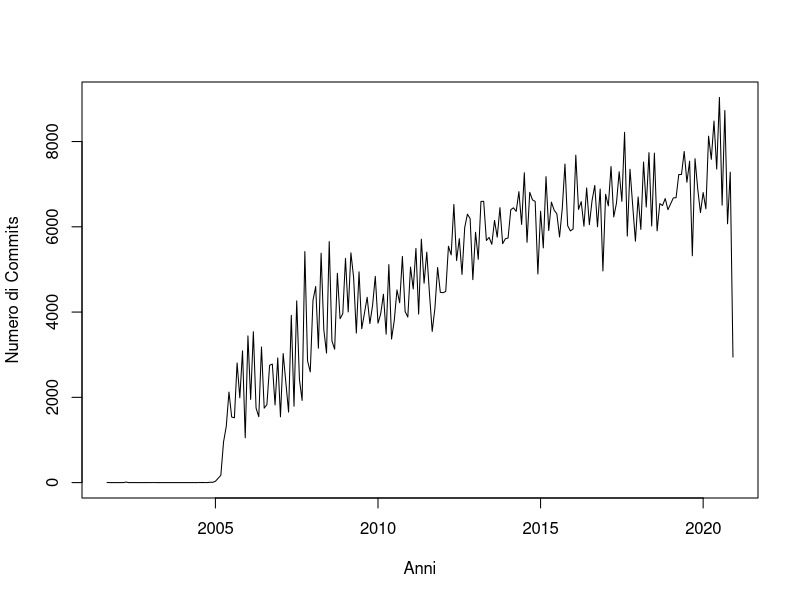
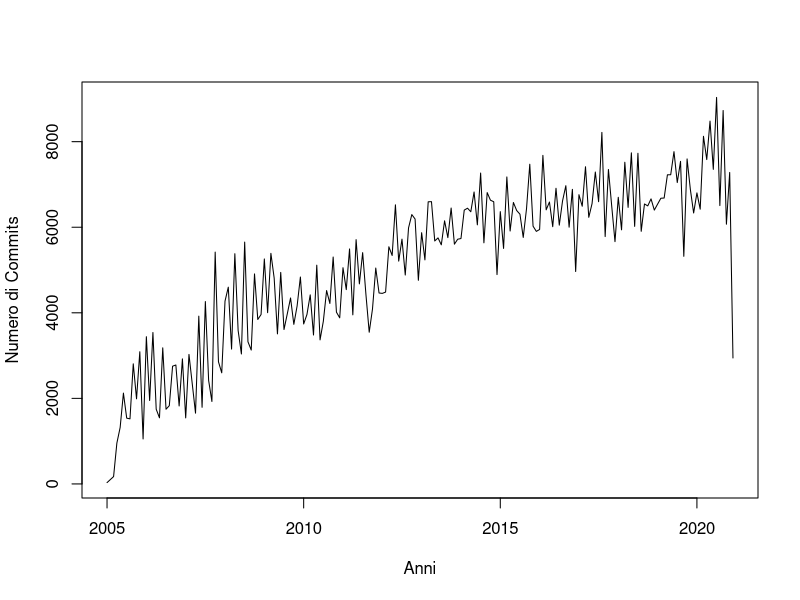
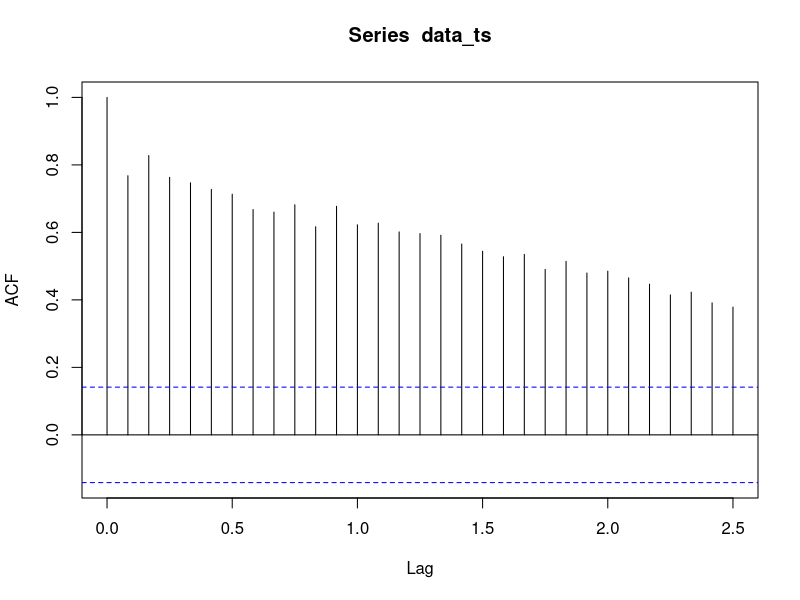
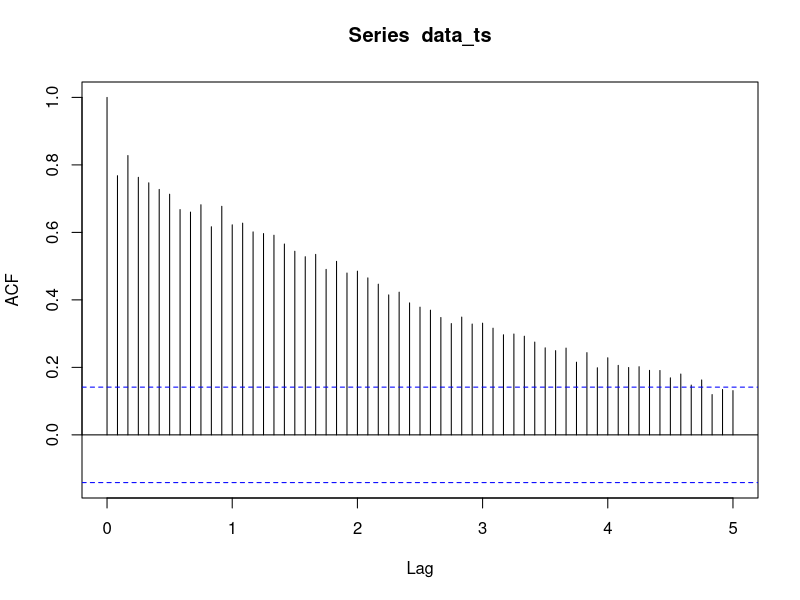
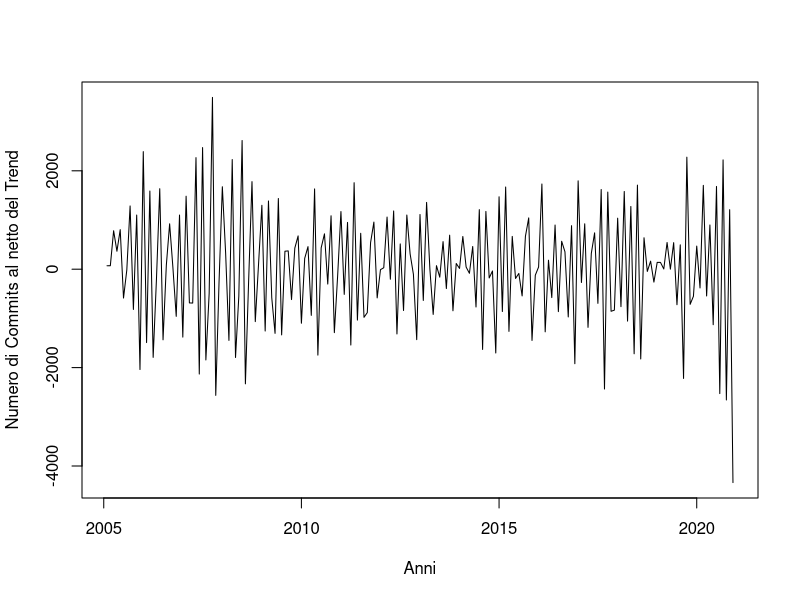
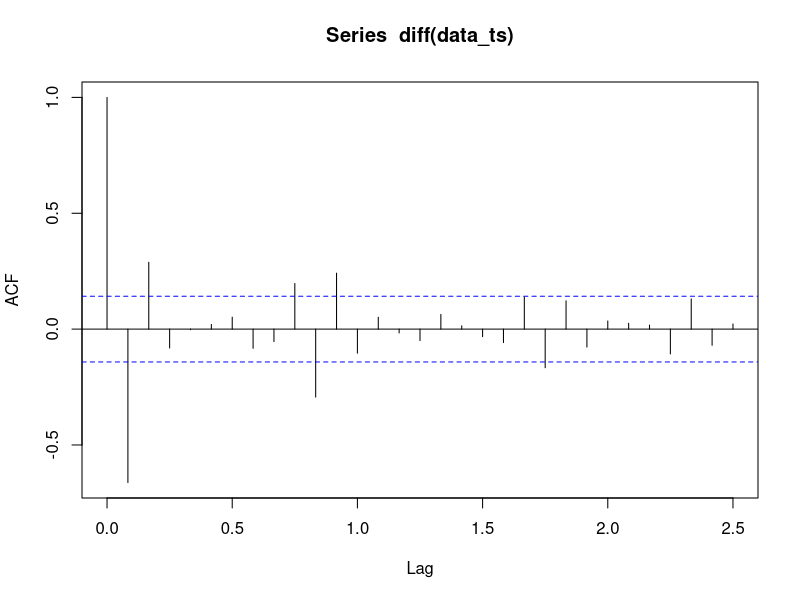
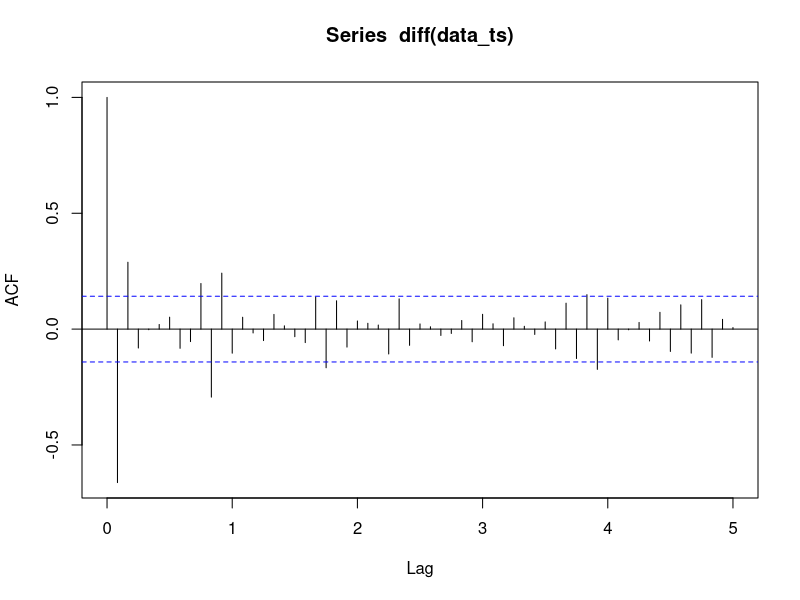
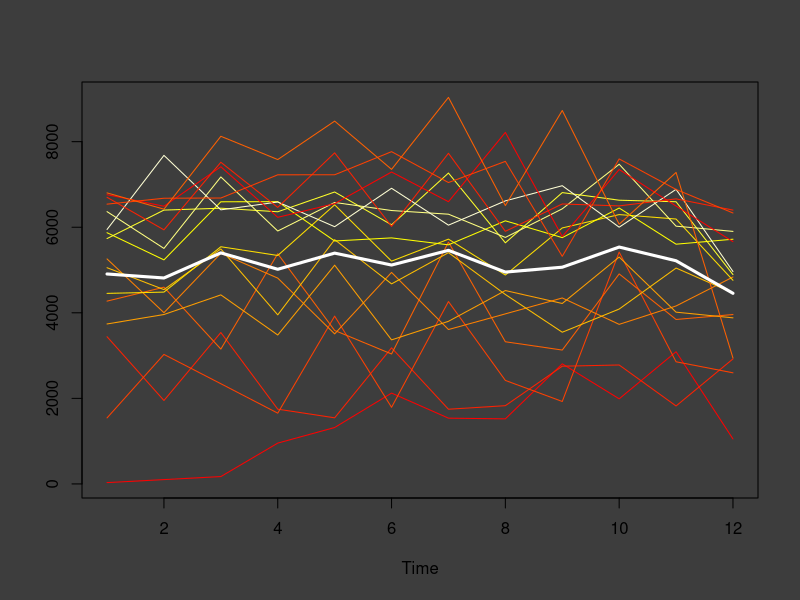

These figures' R source, in order:
# pulizia RStudio
cat("\014")
rm(list = ls())

# importazione librerie da utilizzare

# caricamento dei dati dal file csv
data = read.csv('tabella.csv', header = TRUE, sep = ",", stringsAsFactors = F)

# esplorazione preliminare della struttura dei dati
str(data)

# mi assicuro che i dati sia consistenti con quanto visto su github.com
# https://github.com/torvalds/linux: 981,442 commits
sum(data$commits)

# convertiamo in serie storica
data_ts <- ts(data$commits, frequency = 12, start = c(2001, 9), end = c(2020, 12))

# visualizzazione grafica della serie storica
ts.plot(data_ts, xlab="Anni", ylab="Numero di Commits")

# facciamo partire la serie storica dal gennaio 2005
data <- data[41:232,]
data_ts <- ts(data$commits, frequency = 12, start = c(2005, 1), end = c(2020, 12))

# visualizzazione grafica della nuova serie storica
ts.plot(data_ts, xlab="Anni", ylab="Numero di Commits")

# parametri della serie storica
start(data_ts)
end(data_ts)
frequency(data_ts)

# funzione di autocorrelazione: abbiamo stagionalita' annuale
acf(data_ts, 30)
acf(data_ts, 60)

# indaghiamo sulla presenza di stagionalita'
plot(diff(data_ts), xlab="Anni", ylab="Numero di Commits al netto del Trend")
acf(diff(data_ts), 30)
acf(diff(data_ts), 60)

# non emerge presenza di stagionalita'

# proviamo a confrontare i grafici dei periodi
m_data = matrix(data[, 2], 12, 16, byrow = F)
par(bg = "gray24")
ts.plot(m_data, col = heat.colors(12))
lines(rowMeans(m_data), lwd = 3, col = "white")
ts.plot(scale(m_data, scale = F), col = heat.colors(12), main="Numero di commits mensili dal 2005 al 2020 (andamento centrato a media nulla)")
lines(rowMeans(scale(m_data, scale = F)), lwd = 3, col = "blue")
legend("bottomleft",
       inset = 0.02,
       c("Andamento medio"),
       col = c("blue"),
       pch = c(19),
       bg = "gray",
       cex = 0.8)
par(bg = "white")

# visualizziamo le bande di confidenza empiriche, a una deviazione standard
sd = vector("numeric", 12)
for (i in 1:12) {
  sd[i] = sd(m_data[i, ])
}
m = rowMeans(m_data)
plot(m, pch = 20, type = "b", ylim = range(c(m - 2 * sd, m + 2 * sd)), xlab="Mese",
     main="Bande di confidenza empiriche per il numero mensile di commits")
arrows(1:12, m - sd, 1:12, m + sd, length = 0.02, angle = 90, code = 3, col = "green3")
points(m + sd, type = "b", pch = 20, col = "gray")
points(m - sd, type = "b", pch = 20, col = "gray")

# non c'e' ragione di decomporre la serie: togliamoci ogni dubbio
data_ts.da = decompose(data_ts, type = "additive")
plot(data_ts.da)

# confrontiamo le scale tra la componente stagionale e quella di rumore
plot(data_ts.da$random, col = "blue")
lines(data_ts.da$seasonal, col = "red")
legend("topright",
       inset = 0.02,
       c("Componente di Errore",
         "Componente Stagionale"),
       col = c("blue", "red"),
       pch = c(19,19),
       bg = "gray",
       cex = 0.8)

# analisi dei residui decomposizione additiva
layout(t(1:3))
data_ts.da.r = as.vector(window(data_ts.da$random, c(2005, 7), c(2020, 6)))
plot(data_ts.da.r, pch = 20)
#acf(data_ts.da.r)

# controllo residui gaussiani
hist(data_ts.da.r, 41, freq = F, main="Istogramma Residui Decomposizione Additiva")
lines(density(data_ts.da.r), col = "blue")
lines(sort(data_ts.da.r), dnorm(sort(data_ts.da.r), mean(data_ts.da.r), sd(data_ts.da.r)), col = "red")
legend("topright",
       inset = 0.02,
       c("Densità Empirica",
         "Densità Gaussiana"),
       col = c("blue", "red"),
       pch = c(19, 19),
       bg = "gray",
       cex = 0.8)
qqnorm(data_ts.da.r, main="Q-Q Plot Residui Decomposizione Additiva")
qqline(data_ts.da.r, col="red", lwd=2)
layout(1)

# decomposizione moltiplicativa
acf(log(data_ts), 30)
acf(diff(log(data_ts)), 60)
data_ts.dm = decompose(data_ts, type = "multiplicative")
plot(data_ts.dm)

# analisi dei residui decomposizione moltiplicativa
layout(t(1:3))
data_ts.dm.r = as.vector(window(data_ts.dm$random, c(2005, 7), c(2020, 6)))
plot(log(data_ts.dm.r), pch = 20)
#acf(data_ts.dm.r)

# controllo residui gaussiani
data_ts.dm.rl = log(data_ts.dm.r)
hist(data_ts.dm.rl, 41, freq = F, main="Istogramma Residui Decomposizione Moltiplicativa")
lines(density(data_ts.dm.rl), col = "blue")
lines(sort(data_ts.dm.rl), dnorm(sort(data_ts.dm.rl), mean(data_ts.dm.rl), sd(data_ts.dm.rl)), col = "red")
legend("topright",
       inset = 0.02,
       c("Densità Empirica",
         "Densità Gaussiana"),
       col = c("blue", "red"),
       pch = c(19, 19),
       bg = "gray",
       cex = 0.8)
qqnorm(data_ts.dm.rl, main="Q-Q Plot Residui Decomposizione Moltiplicativa")
qqline(data_ts.dm.rl, col="red", lwd=2)
layout(1)

# stagionalita' multipla con seasonal window ridotta
data_ts.stl = stl(data_ts, s.window = 3)
plot(data_ts.stl, main = "Decomposizione con Stagionalità non uniforme")

# smorzamento esponenziale
data_ts.se = HoltWinters(data_ts, beta = F, gamma = F)
data_ts.se
plot(data_ts.se)

# smorzamento esponenziale con Trend
data_ts.set = HoltWinters(data_ts, gamma = F)
data_ts.set
plot(data_ts.set, main="Holt-Winters filtering with Trend")

# modello smorzamento esponenziale con Trend e Stagionalita'
data_ts.sets = HoltWinters(data_ts)
data_ts.sets
plot(data_ts.sets, main="Holt-Winters filtering with Trend and Seasonality")

# comparazione grafica SE, SET e SETS
m = 24
l = length(data_ts)

pred.se = rep(0, m)
pred.set = rep(0, m)
pred.sets = rep(0, m)

res.se = rep(0, m)
res.set = rep(0, m)
res.sets = rep(0, m)

j = 1
for (i in (l - m):(l - 1)) {
  data_ts = ts(data[1:i, 2], frequency = 12, start = 2005)
  data_ts.se = HoltWinters(data_ts, beta = F, gamma = F)
  data_ts.set = HoltWinters(data_ts, gamma = F)
  data_ts.sets = HoltWinters(data_ts)
  
  pred.se[j] = predict(data_ts.se, n.ahead = 1, se.fit = F)
  pred.set[j] = predict(data_ts.set, n.ahead = 1, se.fit = F)
  pred.sets[j] = predict(data_ts.sets, n.ahead = 1, se.fit = F)
  
  res.se[j] = data[i + 1, 2] - predict(data_ts.se, n.ahead = 1, se.fit = F)
  res.set[j] = data[i + 1, 2] - predict(data_ts.set, n.ahead = 1, se.fit = F)
  res.sets[j] = data[i + 1, 2] - predict(data_ts.sets, n.ahead = 1, se.fit = F)
  
  j = j + 1
}

plot(data[(l - m + 1):l, 2], type = "b", col = "black", pch = 20)
points(pred.se, type = "b", col = "blue", pch = 20)
points(pred.set, type = "b", col = "green3", pch = 20)
points(pred.sets, type = "b", col = "red", pch = 20)
legend("bottomleft",
       inset = 0.02,
       c("Valore Effettivo",
         "Previsione SE",
         "Previsione SET",
         "Previsione SETS"),
       col = c("black", "blue", "green3", "red"),
       pch = c(19, 19, 19, 19),
       bg = "gray",
       cex = 0.8)

plot(res.se, type = "b", col = "blue", pch = 20)
points(res.set, type = "b", col = "green3", pch = 20)
points(res.sets, type = "b", col = "red", pch = 20)
legend("bottomleft",
       inset = 0.02,
       c("Errore SE",
         "Errore SET",
         "Errore SETS"),
       col = c("blue", "green3", "red"),
       pch = c(19, 19, 19),
       bg = "gray",
       cex = 0.8)

# comparazione numerica SE, SET e SETS
sqrt(mean(res.se^2))
sd(res.se)
sqrt(mean(res.set^2))
sd(res.set)
sqrt(mean(res.sets^2))
sd(res.sets)
